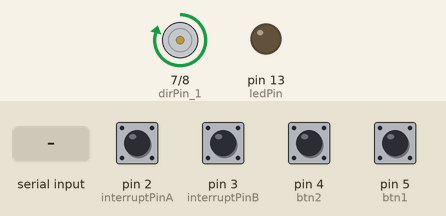
Recording of a sketch running on a simulated Arduino Uno, built with avr-gcc and run on an emulated ATmega328P. On the bench: motor-driver pin pairs drawn as motors (green arrow = first pin HIGH = forward, orange = second pin HIGH = backward, longer = more drive, scaled by the enable pin), output pins drawn as LEDs (lit = HIGH). Dashed ring = blinking. Inputs (shaded band) come from the test bench; at power-on: pin 2 (interruptPinA), pin 3 (interruptPinB), pin 4 (btn2), pin 5 (btn1) HIGH. What the sketch prints to the serial monitor is not drawn.

Above: at 0.1 s.
At 1.2 s:
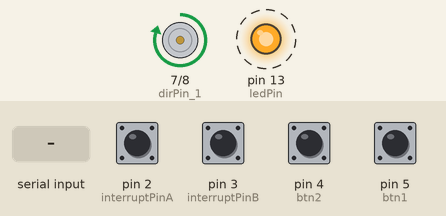
1.3 s: "s90\n" received over Serial
4.3 s: pin 4 (btn2) pulled LOW for 0.15 s
At 5.4 s:
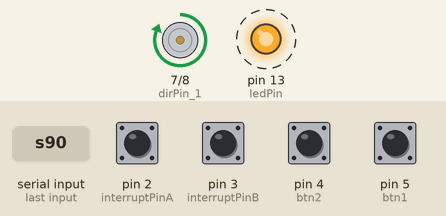
Timing chart, 0 to 13.4 s (numbered marks = the images above; inputs shaded):
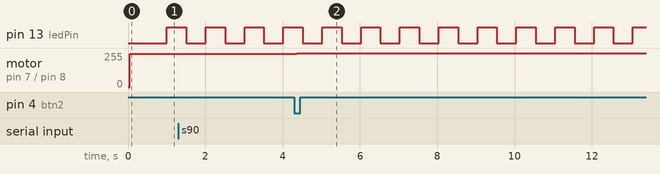

The sketch:

Led_with_Motor.ino
```cpp
float kp = 0.3;
float ki = 0.02;
float kd = 0.02;

const byte interruptPinA = 2;
const byte interruptPinB = 3;
int status = 0;
volatile int EncoderCount = 0;


const byte PWMPin = 6;
const byte dirPin_1 = 7;
const byte dirPin_2 = 8;

const byte ledPin = 13;
int ledState = HIGH;
long previousMillisled = 0;
long ledInterval = 500;

const byte btn1 = 5;
const byte btn2 = 4;

int motorstage = 0;

volatile unsigned long count = 0;
unsigned long previousCount = 0;

unsigned long Time;
unsigned long previousTime= 0;

int deltaT;
volatile float setRPM=0;
volatile float currentRPM,commandRPM;
volatile float error,previousError = 0,iError = 0,dError;

String incoming;
String setpoint_str;
int setpoint;

void aCH_Callback()
{
  bool bCH_value=digitalRead(interruptPinB);
  if(bCH_value==false)
  {
    status=1; //cw
  	EncoderCount--;
  }
}

//CW direction
void bCH_Callback()
{
  bool aCH_value=digitalRead(interruptPinA);
  if(aCH_value==false)
  {
    status=2; //ccw
  	EncoderCount++;
  }
}

void setSpeed(int speed)
{
  //ccw => forward
  if(speed > 0)
  {
    if(speed > 255)
    {
      speed = 255;
    }
    digitalWrite(dirPin_1,HIGH);
    digitalWrite(dirPin_2,LOW);
    analogWrite(PWMPin,abs(speed));
  }
  //cw => backard
  else{
    if(speed < -255)
    {
      speed = -255;
    }
    digitalWrite(dirPin_1,LOW);
    digitalWrite(dirPin_2,HIGH);
    analogWrite(PWMPin,abs(speed));

  }
}

void toggleLed(){
  ledState = (ledState == HIGH)? LOW : HIGH;
  digitalWrite(ledPin,ledState);
}

void setup()
{
  Serial.begin(9600);

  pinMode(PWMPin, OUTPUT);
  pinMode(dirPin_1, OUTPUT);
  pinMode(dirPin_2, OUTPUT);
  pinMode(ledPin,OUTPUT);

  pinMode(interruptPinA, INPUT_PULLUP);
  pinMode(interruptPinB, INPUT_PULLUP);

  pinMode(btn1,INPUT);
  pinMode(btn2,INPUT);

  attachInterrupt(digitalPinToInterrupt(interruptPinA),aCH_Callback, RISING);
  attachInterrupt(digitalPinToInterrupt(interruptPinB),bCH_Callback, RISING);
  setSpeed(1);

  cli();
  TCCR1A = 0;
  TCCR1B = 0;
  TCNT1 = 0;
  OCR1A = 12499; //Prescaler = 64
  TCCR1B |= (1 << WGM12);
  TCCR1B |= (1 << CS11 | 1 << CS10);
  TIMSK1 |= (1 << OCIE1A);
  sei();

}
void loop()
{
  int cw = digitalRead(btn1);
  int ccw = digitalRead(btn2);
  unsigned long currentMillisled = millis();


  switch (motorstage){
    case 0:
    	setSpeed(-255);
    	if (ccw == LOW){
          motorstage = 1;
    	}
    case 1:
    	setSpeed(255);
    	if (cw == LOW){
          motorstage = 0;
    	}
  }

  if ( (currentMillisled - previousMillisled) > ledInterval){
    toggleLed();
    previousMillisled = currentMillisled;
  }

  Serial.println(motorstage);


  if (Serial.available())
  {
    char inByte = Serial.read();
    if (inByte == 's' && incoming.length() == 0){
      incoming += inByte;
    }

    if (inByte =='-' && incoming.length() == 1){
      incoming += inByte;
    }

    if(('0'<= inByte) && (inByte <= '9')){
      incoming += inByte;
    }
    Serial.println(incoming);
    if( inByte == 'n'){
      if( incoming[0] == 's' && incoming[1] == '-'){
        setpoint_str += '-';
        for (int i=0, n = incoming.length() ; i < n ; i++){
          if( ('0'<= incoming[i]) && (incoming[i] <= '9')){
            setpoint_str += incoming[i];
          }
        }
        Serial.println(setpoint_str);
      }
      if( incoming[0] == 's' && incoming[1] != '-' ){
        for (int i=0, n = incoming.length() ; i < n ; i++){
          if( ('0'<= incoming[i]) && (incoming[i] <= '9')){
            setpoint_str += incoming[i];
          }
        }
      }
      int setpoint_map = setpoint_str.toInt();
      setpoint = map(setpoint_map,-100,100,-255,255);
      if ( setpoint > 255){
        setpoint = 255;
      }
      if ( setpoint < -255){
        setpoint = -255;
      }
      incoming = "";
      setpoint_str = "";
    }
    setRPM = setpoint;
  }
  //capture current time


  //if(count>previousCount){
    //Time = millis();
  	//deltaT = (Time-previousTime);
  	//if (Time / 1000.0 > 100) {
     	//setRPM = 0;
  	//}
  	//Serial.println(EncoderCount);
  	//currentRPM = float(float(EncoderCount)/230)/float(0.05/60);
  	//error = setRPM - currentRPM;
  	//iError += error * deltaT;
  	//dError = (error - previousError)/deltaT;
  	//commandRPM = float((kp * error) + (ki * iError) + (kd * dError)) ;
  	//Serial.print(currentRPM);
  	//Serial.print(",");
  	//Serial.print(commandRPM);
  	//Serial.print(",");
  	//Serial.println(setRPM);

  	//setSpeed(commandRPM);

  	//previousCount = count;
  	//previousTime = Time;
  	//previousError = error;

  	//EncoderCount = 0;
  //}
}

ISR(TIMER1_COMPA_vect) {
  count++;
}
```

Measured:
- after the input at 4.3 s, motor on pin 7 (dirPin_1) / pin 8 (dirPin_2): forward 251/255 → forward 255/255 after 0.06 s
- by itself, pin 13 (ledPin): alternates HIGH for 0.50 s and LOW for 0.50 s
